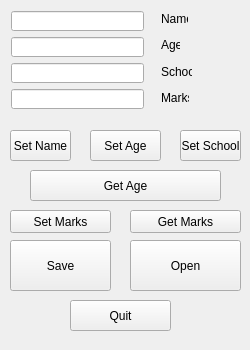
<?xml version="1.0" encoding="UTF-8"?>
<ui version="4.0">
 <class>Form</class>
 <widget class="QWidget" name="Form">
  <property name="geometry">
   <rect>
    <x>0</x>
    <y>0</y>
    <width>250</width>
    <height>350</height>
   </rect>
  </property>
  <property name="minimumSize">
   <size>
    <width>250</width>
    <height>350</height>
   </size>
  </property>
  <property name="maximumSize">
   <size>
    <width>250</width>
    <height>350</height>
   </size>
  </property>
  <property name="windowTitle">
   <string>Form1</string>
  </property>
  <widget class="QLineEdit" name="lineName">
   <property name="geometry">
    <rect>
     <x>11</x>
     <y>11</y>
     <width>133</width>
     <height>20</height>
    </rect>
   </property>
  </widget>
  <widget class="QPushButton" name="buttonSetName">
   <property name="geometry">
    <rect>
     <x>10</x>
     <y>130</y>
     <width>61</width>
     <height>31</height>
    </rect>
   </property>
   <property name="text">
    <string>Set Name</string>
   </property>
  </widget>
  <widget class="QLineEdit" name="lineAge">
   <property name="geometry">
    <rect>
     <x>11</x>
     <y>37</y>
     <width>133</width>
     <height>20</height>
    </rect>
   </property>
  </widget>
  <widget class="QLineEdit" name="lineSchool">
   <property name="geometry">
    <rect>
     <x>11</x>
     <y>63</y>
     <width>133</width>
     <height>20</height>
    </rect>
   </property>
  </widget>
  <widget class="QLineEdit" name="lineMarks">
   <property name="geometry">
    <rect>
     <x>11</x>
     <y>89</y>
     <width>133</width>
     <height>20</height>
    </rect>
   </property>
  </widget>
  <widget class="QPushButton" name="buttonSetAge">
   <property name="geometry">
    <rect>
     <x>90</x>
     <y>130</y>
     <width>71</width>
     <height>31</height>
    </rect>
   </property>
   <property name="text">
    <string>Set Age</string>
   </property>
  </widget>
  <widget class="QPushButton" name="buttonSetSchool">
   <property name="geometry">
    <rect>
     <x>180</x>
     <y>130</y>
     <width>61</width>
     <height>31</height>
    </rect>
   </property>
   <property name="text">
    <string>Set School</string>
   </property>
  </widget>
  <widget class="QPushButton" name="buttonGetAge">
   <property name="geometry">
    <rect>
     <x>30</x>
     <y>170</y>
     <width>191</width>
     <height>31</height>
    </rect>
   </property>
   <property name="text">
    <string>Get Age</string>
   </property>
  </widget>
  <widget class="QPushButton" name="buttonSetMarks">
   <property name="geometry">
    <rect>
     <x>10</x>
     <y>210</y>
     <width>101</width>
     <height>23</height>
    </rect>
   </property>
   <property name="text">
    <string>Set Marks</string>
   </property>
  </widget>
  <widget class="QPushButton" name="buttonGetMarks">
   <property name="geometry">
    <rect>
     <x>130</x>
     <y>210</y>
     <width>111</width>
     <height>23</height>
    </rect>
   </property>
   <property name="text">
    <string>Get Marks</string>
   </property>
  </widget>
  <widget class="QPushButton" name="buttonSetAll">
   <property name="geometry">
    <rect>
     <x>10</x>
     <y>240</y>
     <width>101</width>
     <height>51</height>
    </rect>
   </property>
   <property name="text">
    <string>Save</string>
   </property>
  </widget>
  <widget class="QPushButton" name="buttonGetAll">
   <property name="geometry">
    <rect>
     <x>130</x>
     <y>240</y>
     <width>111</width>
     <height>51</height>
    </rect>
   </property>
   <property name="text">
    <string>Open</string>
   </property>
  </widget>
  <widget class="QPushButton" name="buttonQuit">
   <property name="geometry">
    <rect>
     <x>70</x>
     <y>300</y>
     <width>101</width>
     <height>31</height>
    </rect>
   </property>
   <property name="text">
    <string>Quit</string>
   </property>
  </widget>
  <widget class="QLabel" name="labelName">
   <property name="geometry">
    <rect>
     <x>161</x>
     <y>11</y>
     <width>27</width>
     <height>16</height>
    </rect>
   </property>
   <property name="text">
    <string>Name</string>
   </property>
  </widget>
  <widget class="QLabel" name="labelAge">
   <property name="geometry">
    <rect>
     <x>161</x>
     <y>37</y>
     <width>19</width>
     <height>16</height>
    </rect>
   </property>
   <property name="text">
    <string>Age</string>
   </property>
  </widget>
  <widget class="QLabel" name="labelSchool">
   <property name="geometry">
    <rect>
     <x>161</x>
     <y>64</y>
     <width>31</width>
     <height>16</height>
    </rect>
   </property>
   <property name="text">
    <string>School</string>
   </property>
  </widget>
  <widget class="QLabel" name="labelMarks">
   <property name="geometry">
    <rect>
     <x>161</x>
     <y>90</y>
     <width>28</width>
     <height>16</height>
    </rect>
   </property>
   <property name="text">
    <string>Marks</string>
   </property>
  </widget>
 </widget>
 <resources/>
 <connections>
  <connection>
   <sender>buttonGetAge</sender>
   <signal>clicked()</signal>
   <receiver>Form</receiver>
   <slot>getAge()</slot>
   <hints>
    <hint type="sourcelabel">
     <x>125</x>
     <y>185</y>
    </hint>
    <hint type="destinationlabel">
     <x>124</x>
     <y>174</y>
    </hint>
   </hints>
  </connection>
  <connection>
   <sender>buttonSetAll</sender>
   <signal>clicked()</signal>
   <receiver>Form</receiver>
   <slot>setAllInfo()</slot>
   <hints>
    <hint type="sourcelabel">
     <x>60</x>
     <y>265</y>
    </hint>
    <hint type="destinationlabel">
     <x>124</x>
     <y>174</y>
    </hint>
   </hints>
  </connection>
  <connection>
   <sender>buttonGetMarks</sender>
   <signal>clicked()</signal>
   <receiver>Form</receiver>
   <slot>getMarks()</slot>
   <hints>
    <hint type="sourcelabel">
     <x>185</x>
     <y>221</y>
    </hint>
    <hint type="destinationlabel">
     <x>124</x>
     <y>174</y>
    </hint>
   </hints>
  </connection>
  <connection>
   <sender>buttonQuit</sender>
   <signal>clicked()</signal>
   <receiver>Form</receiver>
   <slot>close()</slot>
   <hints>
    <hint type="sourcelabel">
     <x>120</x>
     <y>315</y>
    </hint>
    <hint type="destinationlabel">
     <x>124</x>
     <y>174</y>
    </hint>
   </hints>
  </connection>
  <connection>
   <sender>buttonSetAge</sender>
   <signal>clicked()</signal>
   <receiver>Form</receiver>
   <slot>setAge()</slot>
   <hints>
    <hint type="sourcelabel">
     <x>125</x>
     <y>145</y>
    </hint>
    <hint type="destinationlabel">
     <x>124</x>
     <y>174</y>
    </hint>
   </hints>
  </connection>
  <connection>
   <sender>buttonGetAll</sender>
   <signal>clicked()</signal>
   <receiver>Form</receiver>
   <slot>getAllInfo()</slot>
   <hints>
    <hint type="sourcelabel">
     <x>185</x>
     <y>265</y>
    </hint>
    <hint type="destinationlabel">
     <x>124</x>
     <y>174</y>
    </hint>
   </hints>
  </connection>
  <connection>
   <sender>buttonSetMarks</sender>
   <signal>clicked()</signal>
   <receiver>Form</receiver>
   <slot>setMarks()</slot>
   <hints>
    <hint type="sourcelabel">
     <x>60</x>
     <y>221</y>
    </hint>
    <hint type="destinationlabel">
     <x>124</x>
     <y>174</y>
    </hint>
   </hints>
  </connection>
  <connection>
   <sender>buttonSetName</sender>
   <signal>clicked()</signal>
   <receiver>Form</receiver>
   <slot>setName()</slot>
   <hints>
    <hint type="sourcelabel">
     <x>40</x>
     <y>145</y>
    </hint>
    <hint type="destinationlabel">
     <x>124</x>
     <y>174</y>
    </hint>
   </hints>
  </connection>
  <connection>
   <sender>buttonSetSchool</sender>
   <signal>clicked()</signal>
   <receiver>Form</receiver>
   <slot>setSchool()</slot>
   <hints>
    <hint type="sourcelabel">
     <x>210</x>
     <y>145</y>
    </hint>
    <hint type="destinationlabel">
     <x>124</x>
     <y>174</y>
    </hint>
   </hints>
  </connection>
 </connections>
 <slots>
  <slot>setName()</slot>
  <slot>setAge()</slot>
  <slot>setSchool()</slot>
  <slot>setMarks()</slot>
  <slot>setAllInfo()</slot>
  <slot>getAge()</slot>
  <slot>getMarks()</slot>
  <slot>getAllInfo()</slot>
 </slots>
</ui>
